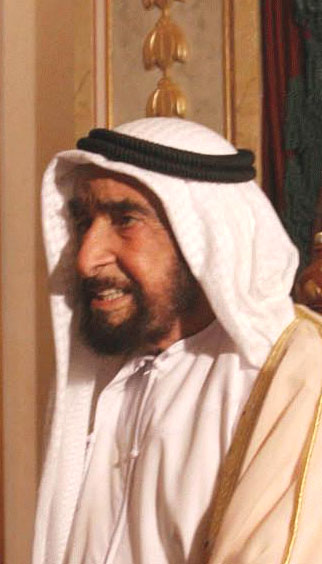
#> input picture uae-ideas/src/zayed_ABr_AntonioMilena.jpg, 322 x 564 px
$ python make_zayed_stencil.py
#> lines starting #> are read from the running program, lines starting #| are printed output that depends on the picture; after the words box and inside, x2 and y2 are one past the last pixel; in counts of white or black regions, pixels touching at a corner belong together
"""Turn the Sheikh Zayed photo (Antonio Milena / Agencia Brasil, Wikimedia Commons, attribution licence)
into a 3-tone stencil: 0 = background (red panel), 128 = black, 255 = white. Writes zayed_stencil.png.
Usage: python3 make_zayed_stencil.py   (needs opencv, scipy)"""
import cv2, numpy as np, sys, os
from scipy import ndimage
HERE = os.path.dirname(os.path.abspath(__file__))
big=cv2.resize(cv2.imread(os.path.join(HERE,'zayed_ABr_AntonioMilena.jpg')),None,fx=3,fy=3,interpolation=cv2.INTER_CUBIC)
# 1) person mask with GrabCut, gaps closed, largest component
mask=np.zeros(big.shape[:2],np.uint8); hh,ww=mask.shape
#> after `hh, ww = mask.shape`: hh = 1692; ww = 966
bgm=np.zeros((1,65)); fgm=np.zeros((1,65))
cv2.grabCut(big,mask,(int(0.07*ww),int(0.18*hh),int(0.86*ww),int(0.82*hh)-1),bgm,fgm,8,cv2.GC_INIT_WITH_RECT)
m=((mask==1)|(mask==3)).astype(np.uint8)
m=cv2.morphologyEx(m,cv2.MORPH_CLOSE,cv2.getStructuringElement(cv2.MORPH_ELLIPSE,(61,61)))
m=ndimage.binary_fill_holes(m).astype(np.uint8)
n,lab=cv2.connectedComponents(m); m=(lab==1+int(np.argmax([(lab==i).sum() for i in range(1,n)]))).astype(np.uint8)
#> after `n, lab = cv2.connectedComponents(m)`: n = 4
#> after `n, lab = cv2.connectedComponents(m)`:
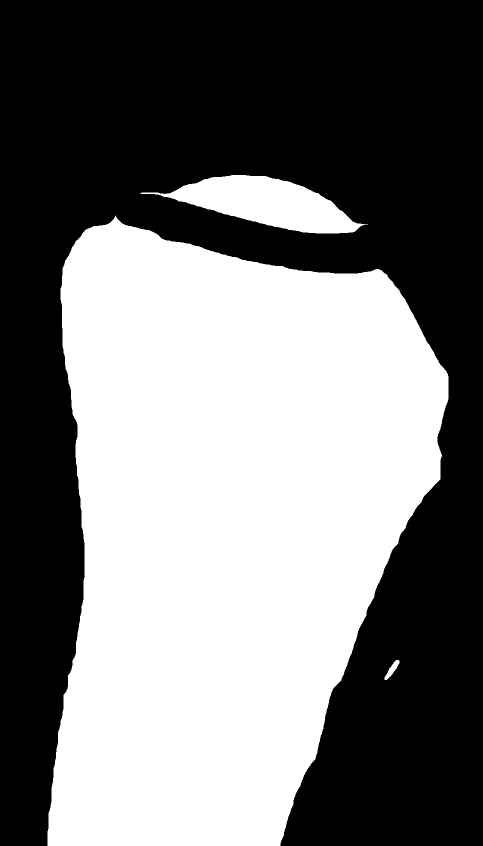
#> m: shape (1692, 966) (shown at 1/2 size); values 0 (black) and 1 (white), 46.7% white; 3 white regions, box (x1, y1, x2, y2) and area: (95, 431, 897, 1692) 736862, (281, 350, 736, 467) 26191, (769, 1320, 799, 1360) 444
H,W=m.shape
#> H = 1692; W = 966
hsv=cv2.cvtColor(big,cv2.COLOR_BGR2HSV); h,s,v=[hsv[...,i].astype(int) for i in range(3)]
#> after `hsv = cv2.cvtColor(big, cv2.COLOR_BGR2HSV)`: hsv: shape (1692, 966, 3); mean H, S, V 12.6, 93.8, 177.9
#> after `h, s, v = [hsv[..., i].astype(int) for i in range(3)]`:
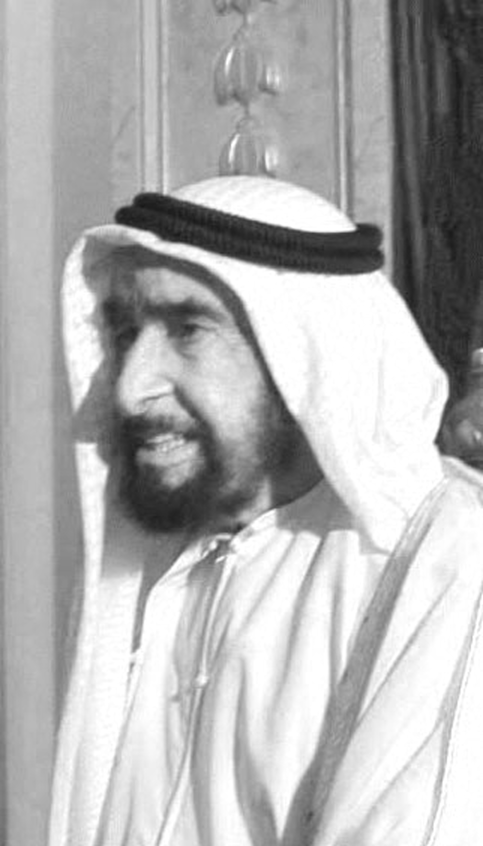
#> v: shape (1692, 966) int64 (shown at 1/2 size); min 21, max 255, mean 177.9
pxmm=W/34.0
#> pxmm = 28.41
K=lambda mm: cv2.getStructuringElement(cv2.MORPH_ELLIPSE,(max(3,int(mm*pxmm))|1,)*2)
# agal: dark pixels near top of silhouette
near=cv2.dilate(m,K(4.0)); dk=((v<70)&(near>0)).astype(np.uint8); dk[700:]=0
#> after `near = cv2.dilate(m, K(4.0))`: m: shape (1692, 966); values 0 (black) and 1 (white), 45.1% white; 1 white region, box (x1, y1, x2, y2) and area: (95, 431, 897, 1692) 736862
#> after `dk = ((v < 70) & (near > 0)).astype(np.uint8)`: dk: shape (1692, 966); values 0 (black) and 1 (white), 5.1% white; 62 white regions (33 under 20 px), largest, box (x1, y1, x2, y2) and area: (232, 395, 764, 545) 28304, (225, 836, 491, 1068) 26445, (791, 499, 943, 818) 14956
#> after `dk[700:] = 0`: dk: shape (1692, 966); values 0 (black) and 1 (white), 2.7% white; 26 white regions (13 under 20 px), largest, box (x1, y1, x2, y2) and area: (232, 395, 764, 545) 28304, (791, 499, 930, 700) 10413, (209, 600, 277, 700) 3756
dk=cv2.morphologyEx(dk,cv2.MORPH_OPEN,K(0.5))
#> dk: shape (1692, 966); values 0 (black) and 1 (white), 2.6% white; 5 white regions, box (x1, y1, x2, y2) and area: (232, 398, 763, 545) 27889, (798, 507, 923, 700) 10026, (209, 600, 276, 698) 3508, (342, 611, 387, 637) 842, (367, 649, 387, 665) 248
n,lab=cv2.connectedComponents(dk); keep=np.zeros_like(dk)
#> after `n, lab = cv2.connectedComponents(dk)`:
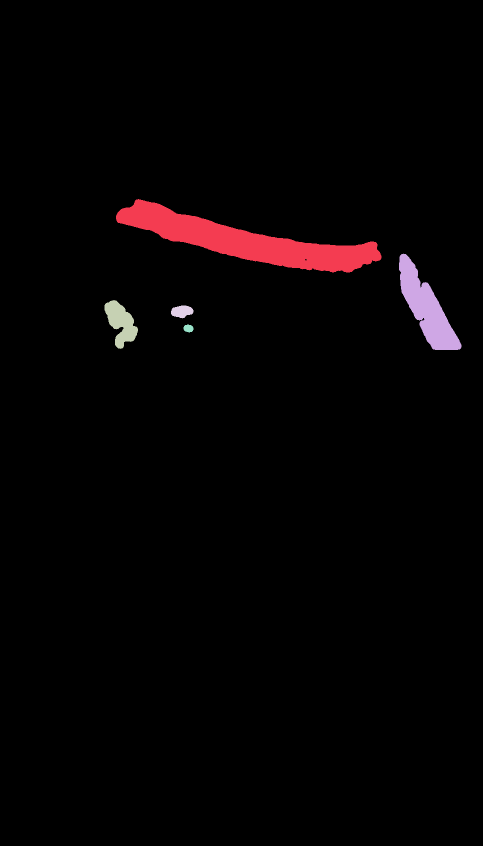
#> lab: shape (1692, 966) int32 (shown at 1/2 size); 6 distinct labels, from 0 to 5; one colour per label, 0 black
#> after `n, lab = cv2.connectedComponents(dk)`: n = 6
for i in range(1,n):
    c=(lab==i);
    if c.sum()>3000: keep|=c.astype(np.uint8)
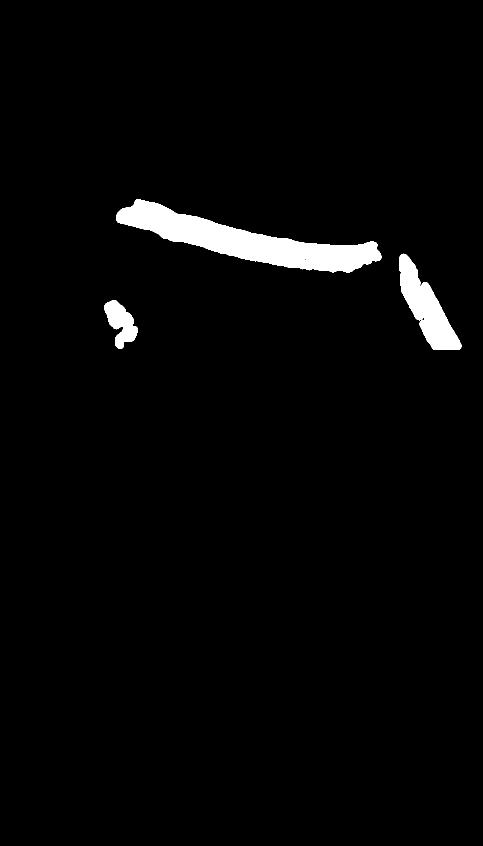
#> keep: shape (1692, 966) (shown at 1/2 size); values 0 (black) and 1 (white), 2.5% white; 3 white regions, box (x1, y1, x2, y2) and area: (232, 398, 763, 545) 27889, (798, 507, 923, 700) 10026, (209, 600, 276, 698) 3508
sil=np.maximum(m,keep)
#> sil: shape (1692, 966); values 0 (black) and 1 (white), 47.4% white; 1 white region, box (x1, y1, x2, y2) and area: (95, 398, 923, 1692) 774718
sil=cv2.morphologyEx(sil,cv2.MORPH_CLOSE,K(1.5)); sil=ndimage.binary_fill_holes(sil).astype(np.uint8)
#> after `sil = cv2.morphologyEx(sil, cv2.MORPH_CLOSE, K(1.5))`: sil: shape (1692, 966); values 0 (black) and 1 (white), 47.6% white; 1 white region, box (x1, y1, x2, y2) and area: (95, 398, 923, 1692) 778772
sil=cv2.morphologyEx(sil,cv2.MORPH_OPEN,K(1.0)); sil[1500:]=0
#> after `sil = cv2.morphologyEx(sil, cv2.MORPH_OPEN, K(1.0))`: sil: shape (1692, 966); values 0 (black) and 1 (white), 47.6% white; 1 white region, box (x1, y1, x2, y2) and area: (95, 399, 919, 1692) 778461
#> after `sil[1500:] = 0`: sil: shape (1692, 966); values 0 (black) and 1 (white), 41.9% white; 1 white region, box (x1, y1, x2, y2) and area: (113, 399, 919, 1500) 684211
gray=cv2.cvtColor(big,cv2.COLOR_BGR2GRAY)
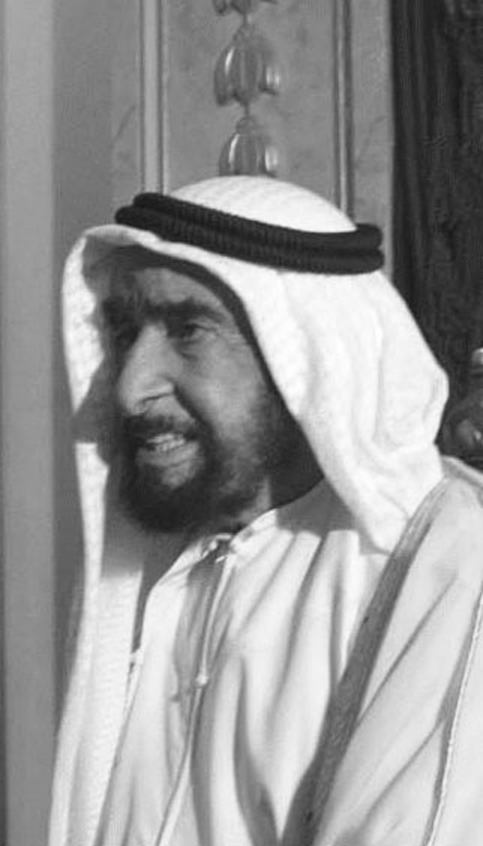
#> gray: shape (1692, 966) (shown at 1/2 size); min 21, max 254, mean 149.3
skin=((h<25)&(s>70)&(v>70)&(sil>0)).astype(np.uint8)
#> skin: shape (1692, 966); values 0 (black) and 1 (white), 14.1% white; 84 white regions (59 under 20 px), largest, box (x1, y1, x2, y2) and area: (113, 430, 726, 1500) 199416, (342, 1152, 459, 1500) 15637, (630, 1086, 796, 1500) 5248
skin=cv2.morphologyEx(skin,cv2.MORPH_CLOSE,K(2.0)); skin=cv2.morphologyEx(skin,cv2.MORPH_OPEN,K(1.0))
#> after `skin = cv2.morphologyEx(skin, cv2.MORPH_CLOSE, K(2.0))`: skin: shape (1692, 966); values 0 (black) and 1 (white), 18.5% white; 11 white regions (6 under 20 px), largest, box (x1, y1, x2, y2) and area: (113, 405, 864, 1500) 301438, (871, 807, 894, 926) 279, (540, 1426, 553, 1438) 93, (807, 1031, 824, 1060) 56, (870, 710, 889, 738) 44
#> after `skin = cv2.morphologyEx(skin, cv2.MORPH_OPEN, K(1.0))`: skin: shape (1692, 966); values 0 (black) and 1 (white), 17.5% white; 4 white regions, box (x1, y1, x2, y2) and area: (125, 429, 719, 1500) 272817, (659, 1203, 732, 1355) 7066, (742, 511, 833, 591) 3473, (601, 1143, 680, 1203) 2623
n,lab=cv2.connectedComponents(skin); sz=[(lab==i).sum() for i in range(1,n)]; skin=(lab==1+int(np.argmax(sz))).astype(np.uint8)
#> after `n, lab = cv2.connectedComponents(skin)`:
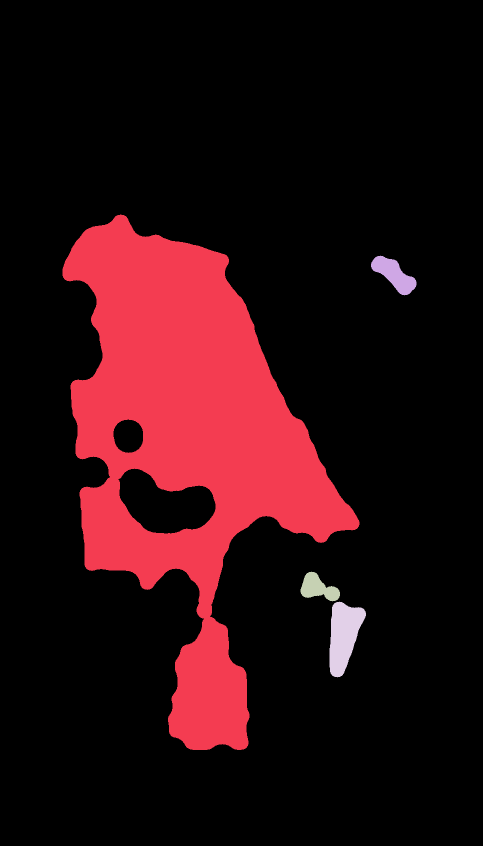
#> lab: shape (1692, 966) int32 (shown at 1/2 size); 5 distinct labels, from 0 to 4; one colour per label, 0 black
#> after `n, lab = cv2.connectedComponents(skin)`: n = 5
#> after `sz = [(lab == i).sum() for i in range(1, n)]`: sz = [272817, 3473, 2623, 7066]
#> after `skin = (lab == 1 + int(np.argmax(sz))).astype(np.uint8)`: skin: shape (1692, 966); values 0 (black) and 1 (white), 16.7% white; 1 white region, box (x1, y1, x2, y2) and area: (125, 429, 719, 1500) 272817
beard=((v<90)&(sil>0)).astype(np.uint8)
#> beard: shape (1692, 966); values 0 (black) and 1 (white), 7.1% white; 41 white regions (23 under 20 px), largest, box (x1, y1, x2, y2) and area: (211, 815, 503, 1082) 38761, (230, 399, 766, 548) 29758, (471, 608, 647, 1015) 16799
face=ndimage.binary_fill_holes(np.maximum(skin,beard&cv2.dilate(skin,K(3.0)))).astype(np.uint8)
#> face: shape (1692, 966); values 0 (black) and 1 (white), 18.6% white; 1 white region, box (x1, y1, x2, y2) and area: (125, 400, 719, 1500) 303290
face=cv2.morphologyEx(face,cv2.MORPH_OPEN,K(1.0))
#> face: shape (1692, 966); values 0 (black) and 1 (white), 18.5% white; 1 white region, box (x1, y1, x2, y2) and area: (125, 404, 719, 1500) 303085
# inside face: local threshold for features
loc=cv2.adaptiveThreshold(gray,1,cv2.ADAPTIVE_THRESH_MEAN_C,cv2.THRESH_BINARY_INV,int(3*pxmm)|1,18)
#> loc: shape (1692, 966); values 0 (black) and 1 (white), 20.4% white; 246 white regions (126 under 20 px), largest, box (x1, y1, x2, y2) and area: (164, 473, 767, 1483) 42294, (580, 975, 893, 1692) 38108, (227, 386, 767, 550) 37269
feat=((loc>0)|(v<80)).astype(np.uint8)&face
#> feat: shape (1692, 966); values 0 (black) and 1 (white), 8.5% white; 43 white regions (20 under 20 px), largest, box (x1, y1, x2, y2) and area: (166, 590, 512, 1180) 62322, (164, 473, 719, 1086) 39317, (228, 404, 496, 518) 11337
feat=cv2.morphologyEx(feat,cv2.MORPH_OPEN,K(0.45))
#> feat: shape (1692, 966); values 0 (black) and 1 (white), 7.8% white; 18 white regions, largest, box (x1, y1, x2, y2) and area: (177, 590, 510, 1180) 59803, (168, 474, 652, 998) 28738, (229, 404, 496, 518) 11313
outside=((v<70)&(sil>0)&(face==0)).astype(np.uint8)
#> outside: shape (1692, 966); values 0 (black) and 1 (white), 1.7% white; 7 white regions (5 under 20 px), largest, box (x1, y1, x2, y2) and area: (268, 399, 764, 545) 17403, (791, 512, 919, 728) 10396
outside=cv2.morphologyEx(outside,cv2.MORPH_OPEN,K(0.6))
#> outside: shape (1692, 966); values 0 (black) and 1 (white), 1.5% white; 3 white regions, box (x1, y1, x2, y2) and area: (471, 459, 763, 545) 14059, (798, 512, 919, 714) 10063, (291, 404, 336, 430) 826
edge=cv2.morphologyEx(face,cv2.MORPH_GRADIENT,K(0.5))&cv2.erode(sil,K(0.3))
#> edge: shape (1692, 966); values 0 (black) and 1 (white), 2.6% white; 1 white region, box (x1, y1, x2, y2) and area: (128, 403, 726, 1496) 42257
black=np.maximum.reduce([feat,outside,edge])
#> black: shape (1692, 966); values 0 (black) and 1 (white), 11.3% white; 9 white regions, largest, box (x1, y1, x2, y2) and area: (128, 403, 763, 1500) 164337, (798, 512, 919, 714) 10063, (287, 600, 430, 727) 6483
white=((sil>0)&(black==0)).astype(np.uint8)
#> white: shape (1692, 966); values 0 (black) and 1 (white), 30.6% white; 42 white regions (24 under 20 px), largest, box (x1, y1, x2, y2) and area: (430, 513, 897, 1500) 247551, (132, 445, 662, 1143) 116540, (113, 436, 398, 1500) 89997
white=cv2.morphologyEx(white,cv2.MORPH_OPEN,K(0.45))
#> white: shape (1692, 966); values 0 (black) and 1 (white), 30.1% white; 14 white regions, largest, box (x1, y1, x2, y2) and area: (431, 517, 897, 1500) 247297, (191, 503, 661, 1056) 99838, (115, 1144, 397, 1500) 74383
out=np.zeros(sil.shape,np.uint8); out[sil>0]=128; out[white>0]=255
cv2.imwrite(os.path.join(HERE,'zayed_stencil.png'),out)
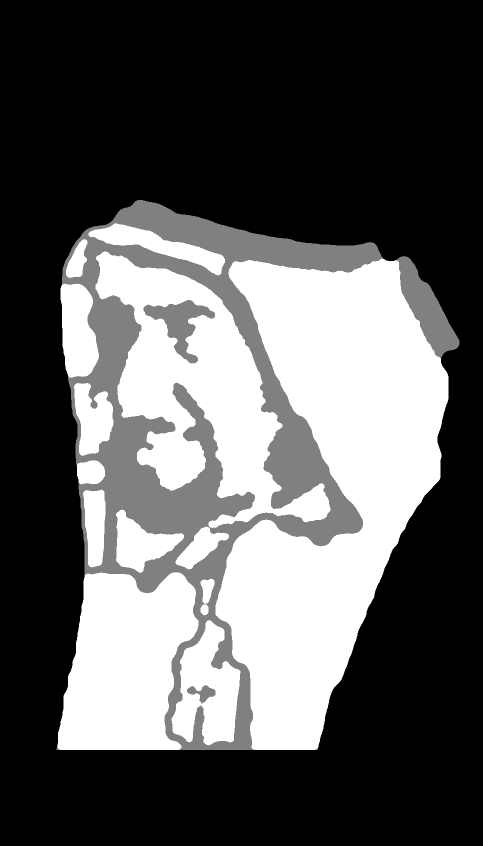
#> saved as zayed_stencil.png: shape (1692, 966) (shown at 1/2 size); min 0, max 255, mean 91.9
